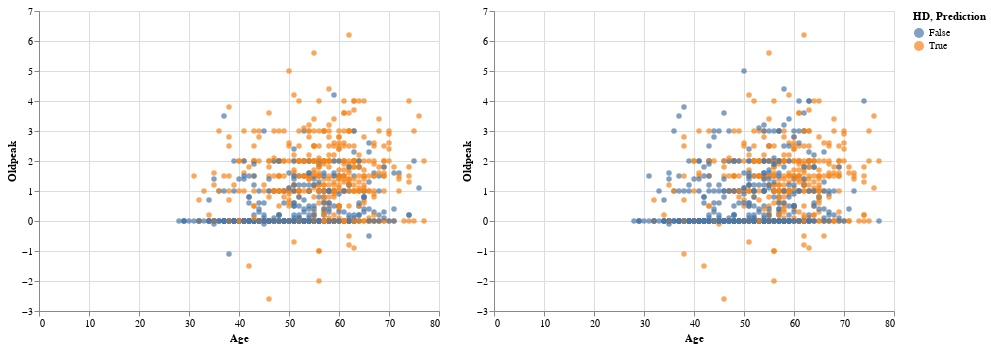

Source (notebook cell):
### Code cell
c3 | c4

### Figure 1 — Vega-Lite specification as saved in the notebook (floating-point values rounded to 4 significant figures; data arrays with more than 128 entries replaced by an {"elided": "..."} marker saying what was removed)
{"config": {"view": {"continuousWidth": 400, "continuousHeight": 300}}, "hconcat": [{"mark": "circle", "encoding": {"color": {"field": "HD", "type": "nominal"}, "x": {"field": "Age", "type": "quantitative"}, "y": {"field": "Oldpeak", "type": "quantitative"}}}, {"mark": "circle", "encoding": {"color": {"field": "Prediction", "type": "nominal"}, "x": {"field": "Age", "type": "quantitative"}, "y": {"field": "Oldpeak", "type": "quantitative"}}}], "data": {"name": "data-8d08e687100184687c52798f024ff3b2"}, "$schema": "https://vega.github.io/schema/vega-lite/v4.17.0.json", "datasets": {"data-8d08e687100184687c52798f024ff3b2": {"elided": "918 records"}}}
